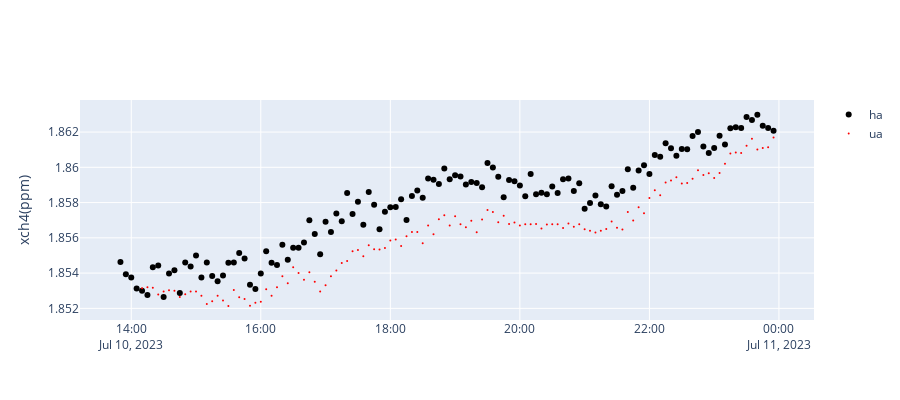

Notebook code cell kept with this figure:
### Code cell
# xlims= [datetime.datetime.combine(em27_resampled.index[0].date(),datetime.time(hour=6)),
#         datetime.datetime.combine(em27_resampled.index[-1].date(),datetime.time(hour=22))]
spec = 'xch4(ppm)'
fig = go.Figure()
fig.add_trace(go.Scatter(
        x = oof_df_ha.index,
        y = oof_df_ha[spec],
        name='ha',
        # error_y = dict(
        #     type='data', # value of error bar given in data coordinates
        #     array=oof_df_cindy[f'{spec}_error'],
        #     visible=True,
        #     color = 'grey',
        #     width = 0.8),
        mode='markers',
        marker={'color':'black'},
    ))
fig.add_trace(go.Scatter(
        x = oof_df_ua.index,
        y = oof_df_ua[spec],
        name='ua',
        # error_y = dict(
        #     type='data', # value of error bar given in data coordinates
        #     array=oof_df_agm[f'{spec}_error'],
        #     visible=True,
        #     color = 'pink',
        #     width = 0.1),
        mode='markers',
        marker={'color':'red','size':2},
    ))
fig.update_yaxes(title_text = spec)



fig.update_layout(
    height=400,
)
fig.show()
